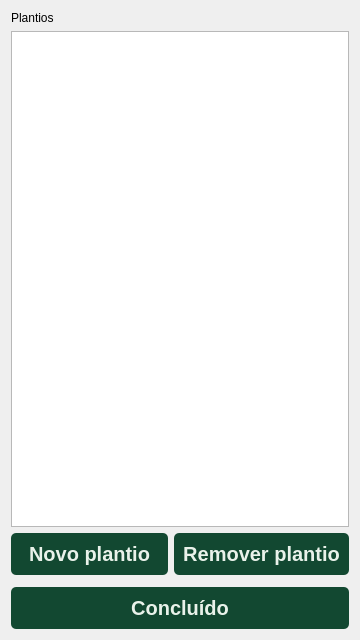
<?xml version="1.0" encoding="UTF-8"?>
<ui version="4.0">
 <class>Form</class>
 <widget class="QWidget" name="Form">
  <property name="geometry">
   <rect>
    <x>0</x>
    <y>0</y>
    <width>360</width>
    <height>640</height>
   </rect>
  </property>
  <property name="minimumSize">
   <size>
    <width>360</width>
    <height>640</height>
   </size>
  </property>
  <property name="maximumSize">
   <size>
    <width>360</width>
    <height>640</height>
   </size>
  </property>
  <property name="windowTitle">
   <string>Form</string>
  </property>
  <property name="styleSheet">
   <string notr="true">QLabel{
	font-family: &quot;Roboto Flex&quot;;
}

QPushButton{
	background-color:#124831;
	color:#E9F2EA;
	font-family:&quot;Roboto Flex&quot;;
	font-weight:600;
	font-size:20px;
	border-radius:5px;
	padding:9px;
}

QPushButton:hover{
	background-color:#003619;
}

QLineEdit{
	border: 1px solid #D2813A;
	color: #1E1E1E;
	background-color: #FFFFFF;
	border-radius: 9px;
	font-size: 14px;
}

QLabel#welcome_label{
	font-family:&quot;Roboto Flex&quot;;
	font-weight:600;
	font-size:48px;
	color:#124831;
}

QLabel#question_label{
	font-family:&quot;Roboto Flex&quot;;
	font-weight:600;
	font-size:20px;
	color: #1E1E1E;
}

QLabel#code_label{
	font-family:&quot;Roboto Flex&quot;;
	font-weight:500;
	font-size:12px;
	color: #7C5A3C;
}

QLabel#phone_number_label{
	font-weight:800;
	color: #6DAD65;
}

QLabel#message_label{
	font-family:&quot;Roboto Flex&quot;;
	font-weight:600;
	font-size:12px;
	color:#124831;
	background-color:#D6E6D4;
	border-radius:9px;
}</string>
  </property>
  <layout class="QVBoxLayout" name="verticalLayout_2">
   <item>
    <widget class="QLabel" name="planting_label">
     <property name="text">
      <string>Plantios</string>
     </property>
    </widget>
   </item>
   <item>
    <widget class="QListWidget" name="planting_listwidget"/>
   </item>
   <item>
    <layout class="QHBoxLayout" name="horizontalLayout">
     <item>
      <widget class="QPushButton" name="new_planting_button">
       <property name="text">
        <string>Novo plantio</string>
       </property>
      </widget>
     </item>
     <item>
      <widget class="QPushButton" name="delete_planting_button">
       <property name="text">
        <string>Remover plantio</string>
       </property>
      </widget>
     </item>
    </layout>
   </item>
   <item>
    <widget class="Line" name="line">
     <property name="orientation">
      <enum>Qt::Orientation::Vertical</enum>
     </property>
    </widget>
   </item>
   <item>
    <layout class="QVBoxLayout" name="verticalLayout">
     <item>
      <widget class="QPushButton" name="done_button">
       <property name="text">
        <string>Concluído</string>
       </property>
      </widget>
     </item>
    </layout>
   </item>
  </layout>
 </widget>
 <resources/>
 <connections/>
</ui>
